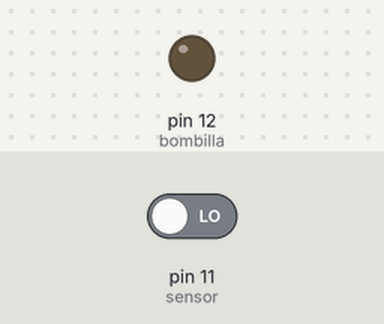
Bench run of a sketch on a simulated Arduino Uno, built with avr-gcc and run on an emulated ATmega328P. On the bench: output pins drawn as LEDs (lit = HIGH). Inputs (shaded band) come from the test bench; at power-on: pin 11 (sensor) LOW.

Above: at 1.2 s.
1.3 s: pin 11 (sensor) driven HIGH
At 1.8 s:
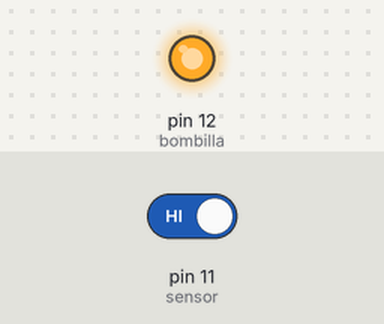
2.8 s: pin 11 (sensor) driven LOW
At 4.1 s:
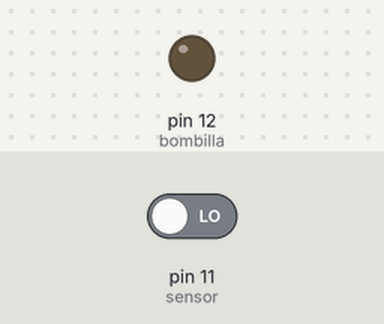
Timing chart, 0 to 5.8 s (numbered marks = the images above; inputs shaded):
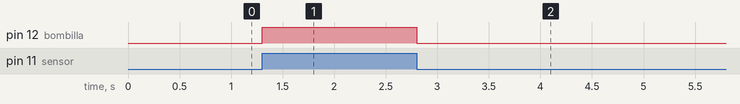

The sketch:

Light-APP.ino
```cpp
#define bombilla 12 // declaramos el led en el pin 12 del arduino
#define sensor 11 // declaramos el sensor PIR en el pin 11
int valor = 0; //variable para asignar la lectura del sensor PIR

void setup(){
 pinMode(bombilla, OUTPUT); //El pin 12 del arduino lo asignamos como salida para la bombilla
 pinMode(sensor, INPUT);//El pin 11 lo asignamos como entrada para la señal del sensor

 }

void loop(){
 valor = digitalRead(sensor); //Lee el valor de la variable (valor)
  if (valor == HIGH){ //Si detecta que hay movimiento manda activar la bombilla que hay conectado en el pin 12 del arduino
   digitalWrite(bombilla, HIGH);
  }
  else{ //Si la condición anterior no se cumple manda apagar la bombilla
   digitalWrite(bombilla, LOW);
  }
}
```

Measured:
- after the input at 1.3 s, pin 12 (bombilla): LOW → HIGH at once
- after the input at 2.8 s, pin 12 (bombilla): HIGH → LOW at once
